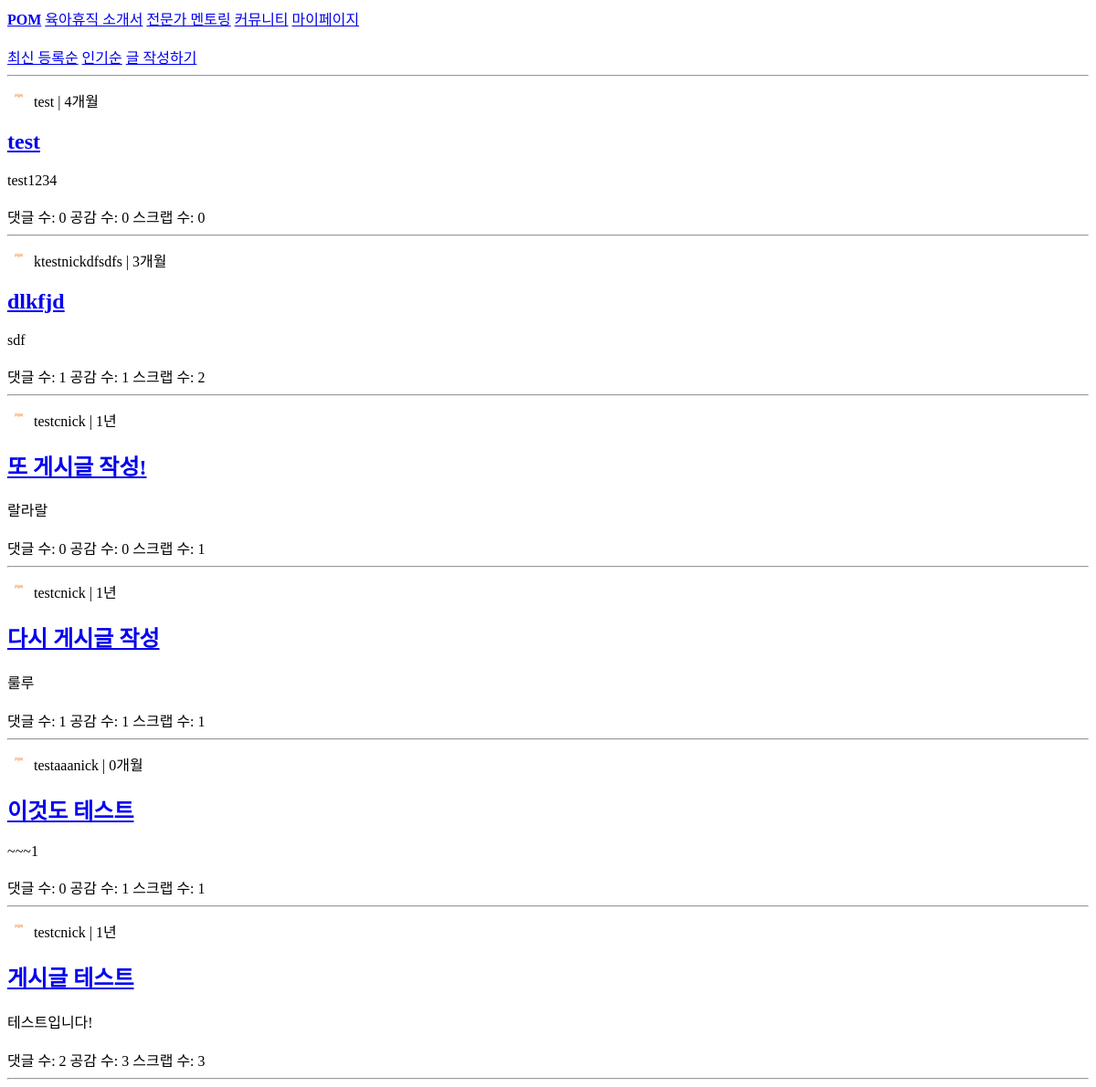
The app's page /community/ (signed in), older data.
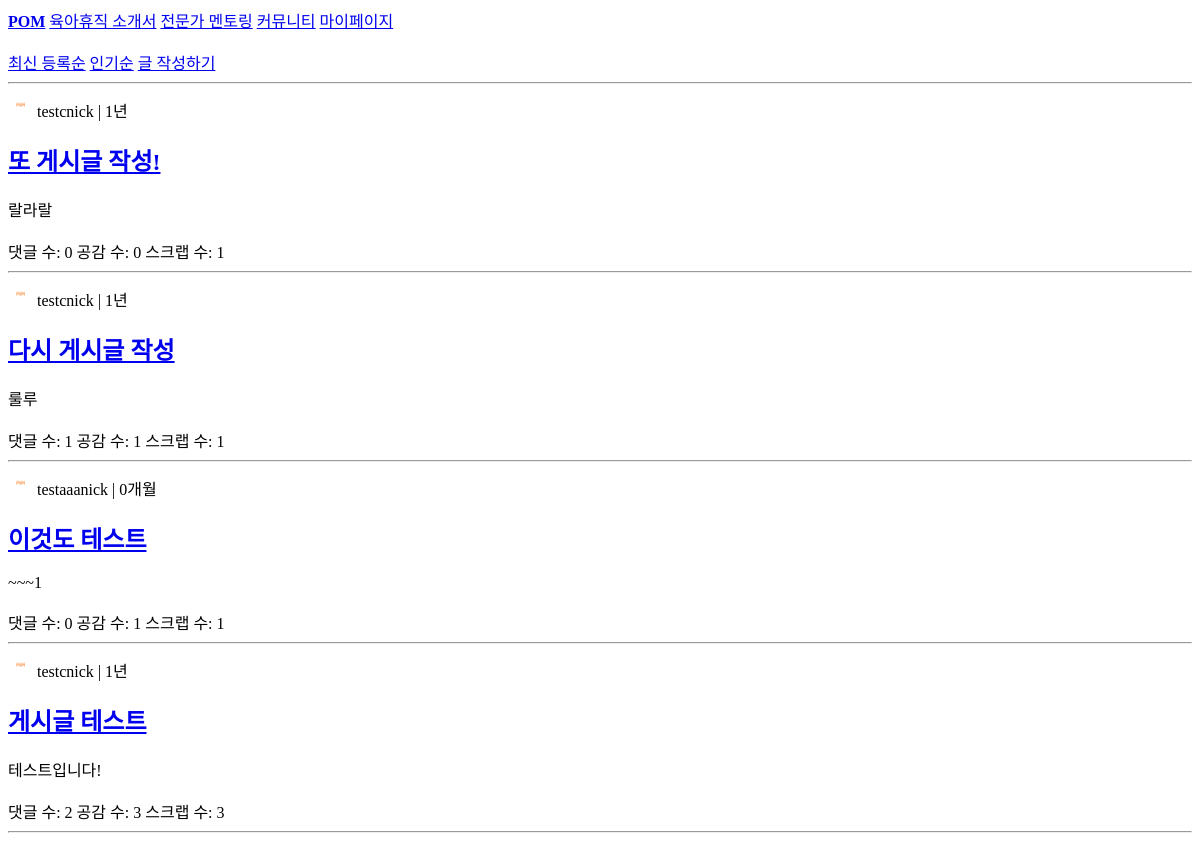
The same page, newer data.
### community/models.py (models this page shows, shortened)
class Post(models.Model):
    title = models.CharField(max_length=50)
    content = models.TextField()
    created_at = models.DateTimeField(auto_now_add=True)
    author = models.ForeignKey(to=User, on_delete=models.CASCADE, related_name="posts")
    like = models.ManyToManyField(to=User, through="Like", related_name="liked_posts")
    scrap = models.ManyToManyField(to=User, through="ScrapCommunity", related_name="scraped_posts")

### accounts/models.py (models this page shows, shortened)
class Profile(models.Model):
    user = models.OneToOneField(User, on_delete=models.CASCADE)
    gender = models.CharField(max_length=10)
    birth_date = models.DateField()
    profile_pic = models.ImageField(upload_to=user_directory_path, blank=True, null=True)
    nickname = models.CharField(max_length=100, default='User')  # 닉네임 필드 추가

### community/views.py (the view)
# urls.py: path('', list, name='list'),
@login_required
def list(request):
    sort = request.GET.get('sort', 'latest')
    if sort == 'popular':
        posts = Post.objects.all().annotate(popularity= Count('like')).order_by('-popularity', '-id')
    else:
        posts = Post.objects.all().order_by('-id')
    for post in posts:
        post.author.profile.current_age_months = calculate_age_in_months(post.author.profile.birth_date)
    return render(request, 'community/list.html', {'posts': posts})

### accounts/views.py (called while the page is built, shortened)
def calculate_age_in_months(birth_date):
    today = date.today()
    delta = relativedelta(today, birth_date)
    years = delta.years
    months = delta.months
    if years == 0:
        if months == 1:
            return '1개월'
        else:
            return f'{months}개월'
    elif years == 1:
        if months == 0:
            return '1년'
        elif months == 1:
            return '1년 1개월'
        else:
            return f'1년 {months}개월'

### community/templates/community/list.html (shortened to what this page needs)
<!DOCTYPE html>
<html>
<head>
</head>
<body>
    <b><a href="{% url 'accounts:home' %}">POM</a></b>
    <a href="{% url 'program:program_home' %}">육아휴직 소개서</a>
    <a href="{%url 'mentoring:home'%}">전문가 멘토링</a>
    <a href="{% url 'community:list' %}">커뮤니티</a>
    <a href="{% url 'accounts:mypage' %}">마이페이지</a><br><br>
    <a href="{% url 'community:list' %}?sort=latest">최신 등록순</a>
    <a href="{% url 'community:list' %}?sort=popular">인기순</a>
    <a href="{% url 'community:create' %}">글 작성하기</a>
    <br><hr>
    {% for post in posts %}
        {% if profile_pic_url %}
            <img src="{{ profile_pic_url }}" alt="프로필 사진" class="profile-pic" width="25" height="25">
        {% else %}
            <img src="{% static 'images/basic_image.png' %}" alt="기본 프로필 사진" class="profile-pic" width="25" height="25">
        {% endif %}
    {{ post.author.profile.nickname }} | {{ post.author.profile.current_age_months }}
    <h2><a href="{% url 'community:detail' post.id %}">{{ post.title }}</a></h2>
    {{ post.content }}<br><br>
    댓글 수: {{ post.answers.count }}
    공감 수: {{ post.like.count }}
    스크랩 수: {{ post.scrap.count }} <br><hr>
    {% empty %}
    게시글이 없습니다.
    {% endfor %}
</body>
</html>

Row changes from the older to the newer data that the page shows:
removed Post: author.profile.nickname "test", author.profile.current_age_months "4개월", title "test", content "test1234", answers.count "0", like.count "0", scrap.count "0"
removed Post: author.profile.nickname "ktestnickdfsdfs", author.profile.current_age_months "3개월", title "dlkfjd", content "sdf", answers.count "1", like.count "1", scrap.count "2"
